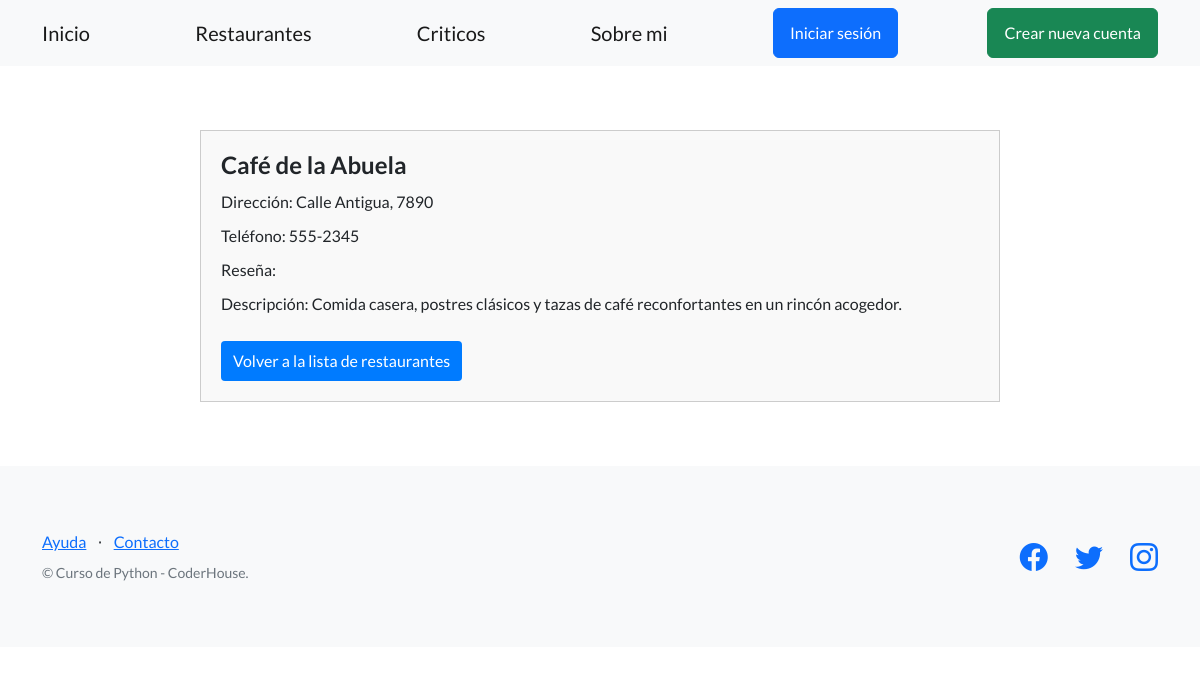
/criticos/restaurantes/9/, run on an earlier commit of the app's database.
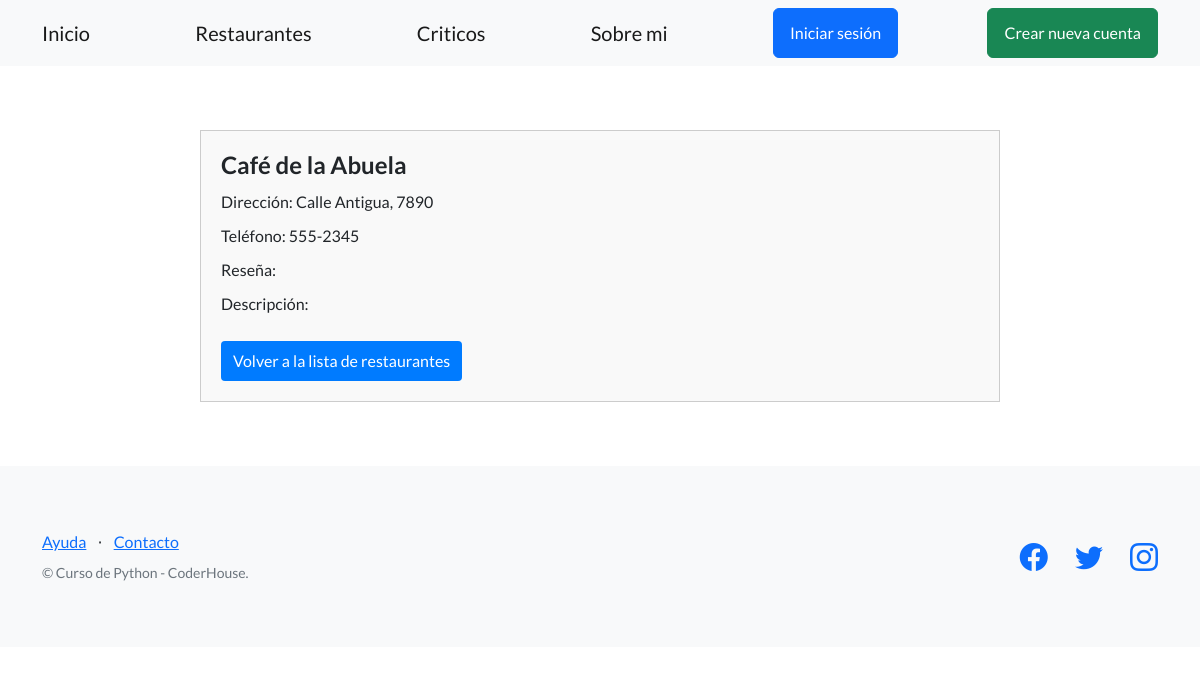
And on a later commit of the database.
### criticos/models.py (models this page shows, shortened)
class Restaurante(models.Model):
    nombre = models.CharField(max_length=100)
    direccion = models.CharField(max_length=200)
    telefono = models.CharField(max_length=20)
    descripcion = models.TextField(null=True, blank=True)
    creado_por = models.ForeignKey(User, on_delete=models.CASCADE)

### criticos/views.py (the view)
# urls.py: path('restaurantes/<int:restaurante_id>/', views.detalle_restaurante, name='detalle_restaurante'),
def detalle_restaurante(request, restaurante_id):
    restaurante = get_object_or_404(Restaurante, pk=restaurante_id)
    return render(request, 'criticos/detalle_restaurante.html', {'restaurante': restaurante})

### criticos/templates/criticos/detalle_restaurante.html (shortened to what this page needs)
{% extends "base.html" %}
{% block contenido %}
<article style="max-width: 800px; margin: 0 auto; padding: 20px; border: 1px solid #ccc; background-color: #f9f9f9;">
    <h1 style="font-size: 24px; margin-bottom: 10px;">{{ restaurante.nombre }}</h1>
    <p style="font-size: 16px; margin-bottom: 10px;">Dirección: {{ restaurante.direccion }}</p>
    <p style="font-size: 16px; margin-bottom: 10px;">Teléfono: {{ restaurante.telefono }}</p>
    <p style="font-size: 16px; margin-bottom: 10px;">Reseña: {{ restaurante.reseña }}</p>
    <p style="font-size: 16px; margin-bottom: 10px;">Descripción: {{ restaurante.descripcion }}</p>
    <a href="{% url 'lista_restaurantes' %}" style="display: inline-block; margin-top: 15px; text-decoration: none; background-color: #007bff; color: #fff; padding: 8px 12px; border-radius: 4px;">Volver a la lista de restaurantes</a>
</article>
{% endblock contenido %}

What changed in the data, as far as the page shows it:
changed Restaurante "Café de la Abuela": descripcion "Comida casera, postres clásicos y tazas de café reconfortantes en un rincón acogedor." → (not shown)
